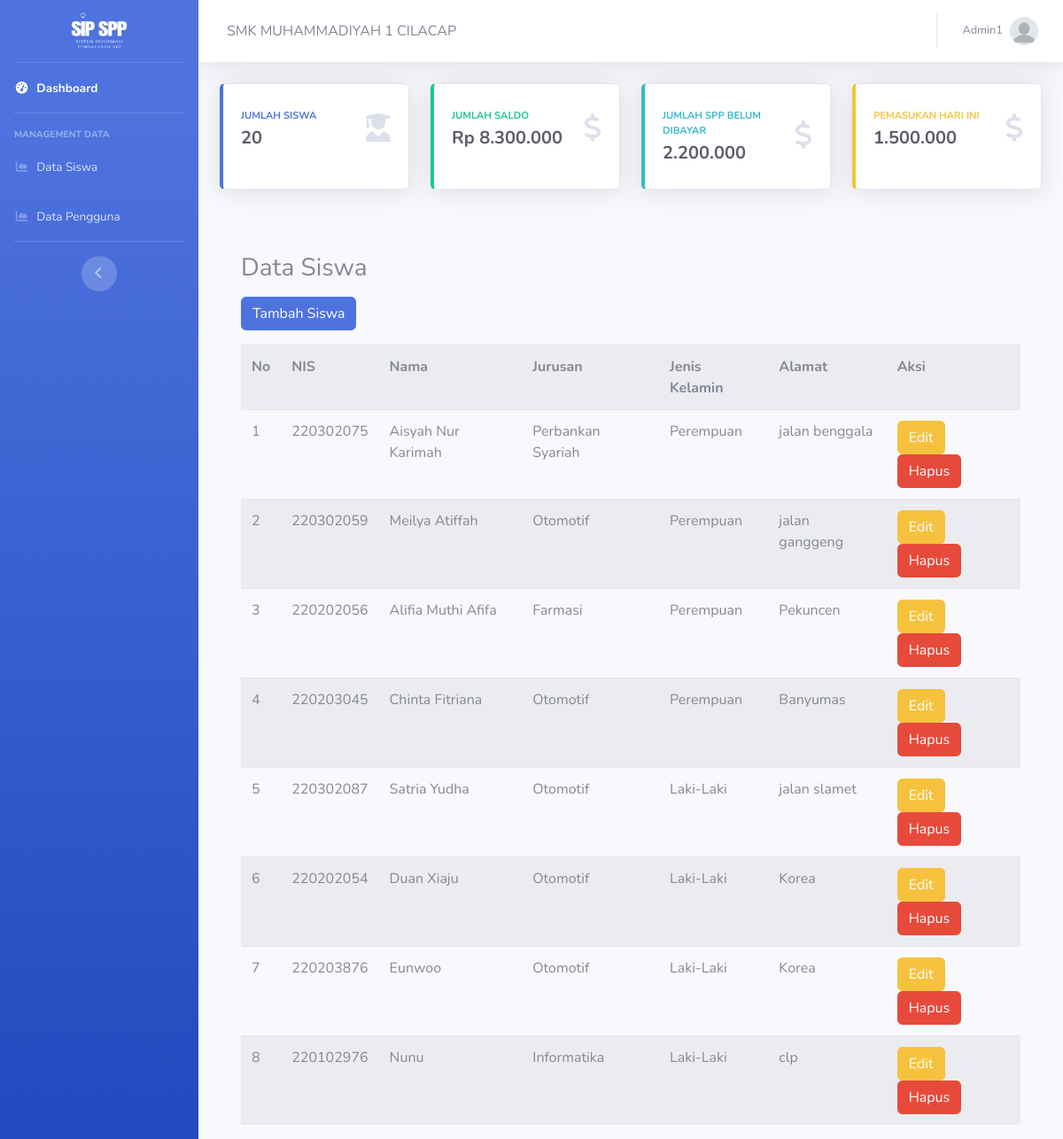
The app's page /views/siswa/index.php with its own data.
### tables this page shows
CREATE TABLE `siswa` (
  `id_siswa` int NOT NULL,
  `nis` int NOT NULL,
  `nama_siswa` varchar(50) NOT NULL,
  `alamat` varchar(50) NOT NULL,
  `tgl_lahir` date DEFAULT NULL,
  `jenis_kelamin` varchar(15) NOT NULL,
  `nama_jurusan` varchar(30) NOT NULL,
  `foto` blob
);

### controllers/SiswaController.php (called while the page is built, shortened)
<?php
include_once '../../models/Siswa.php';
class SiswaController
{
    private $model;
    public function __construct($db)
    {
        $this->model = new Siswa($db);
    }
    public function getAllSiswa()
    {
        return $this->model->getAllSiswa();
    }
}

### models/Siswa.php (called while the page is built, shortened)
<?php
class Siswa
{
    private $koneksi;
    public function __construct($db)
    {
        $this->koneksi = $db;
    }
    public function getAllSiswa()
    {
        $query = "SELECT * FROM siswa";
        $result = mysqli_query($this->koneksi, $query);
        return $result;
    }
}

### views/siswa/index.php (the view, shortened to what this page needs)
<?php
include_once '../../config.php';
include_once '../../controllers/SiswaController.php';
require '../../index.php';
$database=new database;
$db = $database->getKoneksi();
$siswaController = new siswaController($db);
$siswa= $siswaController->getAllSiswa();
?>
<div class = "px-5">
<h3>Data Siswa</h3>
<a class="btn btn-primary mb-3 mt-2" href="tambahSiswa">Tambah Siswa</a>
<table class="table table-striped" style="width:100%">
<tr>
    <th>No</th>
    <th>NIS</th>
    <th>Nama</th>
    <th>Jurusan</th>
    <th>Jenis Kelamin</th>
    <th>Alamat</th>
    <th>Aksi</th>
</tr>
<?php
$no=1;
foreach($siswa as $x)
{
    ?>
    <tr>
        <td><?php echo$no++ ?></td>
        <td><?php echo$x ['nis'] ?></td>
        <td><?php echo$x ['nama_siswa'] ?></td>
        <td><?php echo$x ['nama_jurusan'] ?></td>
        <td><?php echo$x ['jenis_kelamin'] ?></td>
        <td><?php echo$x ['alamat'] ?></td>
        <td>
            <a class="btn btn-warning" href="editSiswa?id_siswa=<?php echo $x['id_siswa']; ?>">Edit</a>
            <a class="btn btn-danger" href="hapusSiswa?id_siswa=<?php echo $x['id_siswa']; ?>"onclick="return confirm('Apakah yakin akan menghapus..?')">Hapus</a>
        </td>
    </tr>
    <?php
}
?>
</table>
</div>

### index.php (shortened to what this page needs)
<!DOCTYPE html>
<html lang="en">
<head>
    <link href="vendor/fontawesome-free/css/all.min.css" rel="stylesheet" type="text/css">
    <link href="assets/css/sb-admin-2.min.css" rel="stylesheet">
</head>
<body id="page-top">
    <div id="wrapper">
        <ul class="navbar-nav bg-gradient-primary sidebar sidebar-dark accordion" id="accordionSidebar">
            <a class="sidebar-brand d-flex align-items-center justify-content-center" href="siswa">
                <div>
                    <img src="SIP.png" class="me-3" height="70" width="90">
                </div>
            </a>
            <hr class="sidebar-divider my-0">
            <li class="nav-item active">
                <a class="nav-link" href="home">
                    <i class="fas fa-fw fa-tachometer-alt"></i>
                    <span>Dashboard</span></a>
            </li>
            <hr class="sidebar-divider">
            <div class="sidebar-heading">
                Management Data
            </div>
            <li class="nav-item">
                <a class="nav-link" href="siswa">
                    <i class="fas fa-fw fa-chart-area"></i>
                    <span>Data Siswa</span></a>
            </li>
            <li class="nav-item">
                <a class="nav-link" href="pengguna">
                    <i class="fas fa-fw fa-chart-area"></i>
                    <span>Data Pengguna</span></a>
            </li>
            <hr class="sidebar-divider d-none d-md-block">
            <div class="text-center d-none d-md-inline">
                <button class="rounded-circle border-0" id="sidebarToggle"></button>
            </div>
        </ul>
        <div id="content-wrapper" class="d-flex flex-column">
            <div id="content">
                <nav class="navbar navbar-expand navbar-light bg-white topbar mb-4 static-top shadow">
                    <div class="sidebar-brand-text mx-3">SMK MUHAMMADIYAH 1 CILACAP<sup></sup></div>
                    <ul class="navbar-nav ml-auto">
                        <li class="nav-item dropdown no-arrow">
                            <a class="nav-link dropdown-toggle" href="#" id="userDropdown" role="button" data-toggle="dropdown" aria-haspopup="true" aria-expanded="false">
                                <span class="mr-2 d-none d-lg-inline text-gray-600 small">Admin1</span>
                                <img class="img-profile rounded-circle" src="profile.jpg">
                            </a>
                        </li>
                    </ul>
                </nav>
                <div class="container-fluid">
                    <div class="row">
                        <div class="col-xl-3 col-md-6 mb-4">
                            <div class="card border-left-primary shadow h-100 py-2">
                                <div class="card-body">
                                    <div class="row no-gutters align-items-center">
                                        <div class="col mr-2">
                                            <div class="text-xs font-weight-bold text-primary text-uppercase mb-1">
                                                Jumlah Siswa</div>
                                            <div class="h5 mb-0 font-weight-bold text-gray-800">20</div>
                                        </div>
                                        <div class="col-auto">
                                            <i class="fas fa-user-graduate fa-2x text-gray-300"></i>
                                        </div>
                                    </div>
                                </div>
                            </div>
                        </div>
                        <div class="col-xl-3 col-md-6 mb-4">
                            <div class="card border-left-success shadow h-100 py-2">
                                <div class="card-body">
                                    <div class="row no-gutters align-items-center">
                                        <div class="col mr-2">
                                            <div class="text-xs font-weight-bold text-success text-uppercase mb-1">
                                                Jumlah Saldo</div>
                                            <div class="h5 mb-0 font-weight-bold text-gray-800">Rp 8.300.000</div>
                                        </div>
                                        <div class="col-auto">
                                            <i class="fas fa-dollar-sign fa-2x text-gray-300"></i>
                                        </div>
                                    </div>
                                </div>
                            </div>
                        </div>
                        <div class="col-xl-3 col-md-6 mb-4">
                            <div class="card border-left-info shadow h-100 py-2">
                                <div class="card-body">
                                    <div class="row no-gutters align-items-center">
                                        <div class="col mr-2">
                                            <div class="text-xs font-weight-bold text-info text-uppercase mb-1">Jumlah SPP belum dibayar
                                            </div>
                                            <div class="row no-gutters align-items-center">
                                                <div class="col-auto">
                                                    <div class="h5 mb-0 mr-3 font-weight-bold text-gray-800">2.200.000</div>
                                                </div>
                                            </div>
                                        </div>
                                        <div class="col-auto">
                                            <i class="fas fa-dollar-sign fa-2x text-gray-300"></i>
                                        </div>
                                    </div>
                                </div>
                            </div>
                        </div>
                        <div class="col-xl-3 col-md-6 mb-4">
                            <div class="card border-left-warning shadow h-100 py-2">
                                <div class="card-body">
                                    <div class="row no-gutters align-items-center">
                                        <div class="col mr-2">
                                            <div class="text-xs font-weight-bold text-warning text-uppercase mb-1">
                                                Pemasukan Hari Ini</div>
                                            <div class="h5 mb-0 font-weight-bold text-gray-800">1.500.000</div>
                                        </div>
                                        <div class="col-auto">
                                            <i class="fas fa-dollar-sign fa-2x text-gray-300"></i>
                                        </div>
                                    </div>
                                </div>
                            </div>
                        </div>
                    </div>
                    <div class="row">
                        <div class="row">
                            <div class="col-lg-6 mb-4">
                            </div>
                        </div>
                    </div>
                </div>
            </div>
</body>
</html>

### records on screen
siswa: nis "220302075", nama_siswa "Aisyah Nur Karimah", nama_jurusan "Perbankan Syariah", jenis_kelamin "Perempuan", alamat "jalan benggala"
siswa: nis "220302059", nama_siswa "Meilya Atiffah", nama_jurusan "Otomotif", jenis_kelamin "Perempuan", alamat "jalan ganggeng"
siswa: nis "220202056", nama_siswa "Alifia Muthi Afifa", nama_jurusan "Farmasi", jenis_kelamin "Perempuan", alamat "Pekuncen"
siswa: nis "220203045", nama_siswa "Chinta Fitriana", nama_jurusan "Otomotif", jenis_kelamin "Perempuan", alamat "Banyumas"
siswa: nis "220302087", nama_siswa "Satria Yudha", nama_jurusan "Otomotif", jenis_kelamin "Laki-Laki", alamat "jalan slamet"
siswa: nis "220202054", nama_siswa "Duan Xiaju", nama_jurusan "Otomotif", jenis_kelamin "Laki-Laki", alamat "Korea"
siswa: nis "220203876", nama_siswa "Eunwoo", nama_jurusan "Otomotif", jenis_kelamin "Laki-Laki", alamat "Korea"
siswa: nis "220102976", nama_siswa "Nunu", nama_jurusan "Informatika", jenis_kelamin "Laki-Laki", alamat "clp"
